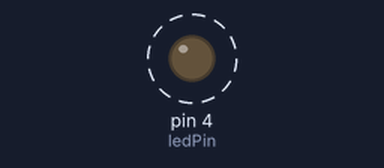
Simulated run of this sketch. Board: Arduino Uno, built with avr-gcc and run on an emulated ATmega328P. On the bench: output pins drawn as LEDs (lit = HIGH). Dashed ring = blinking. What the sketch prints to the serial monitor is not drawn.

Above: at 0.5 s.
Timing chart, 0 to 3.0 s (numbered marks = the images above):
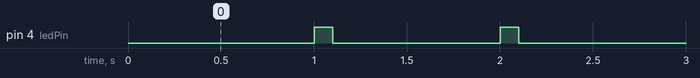

Measured:
- by itself, pin 4 (ledPin): alternates HIGH for 0.10 s and LOW for 0.90 s

The sketch:

sketch_dec10a.ino
```cpp
const int ledPin = 4;  // LED連接到Pin 4
unsigned long previousMillis = 0;
const long interval = 1000;  // 閃爍間隔為1秒
unsigned long totalSeconds = 0;  // 新增累計秒數變數

void setup() {
  pinMode(ledPin, OUTPUT);
  Serial.begin(9600);  // 初始化Serial通訊
}

void loop() {
  unsigned long currentMillis = millis();

  if (currentMillis - previousMillis >= interval) {
    previousMillis = currentMillis;
        totalSeconds++;  // 每次間隔增加一秒
    digitalWrite(ledPin, HIGH);  // LED開啟
    Serial.print(totalSeconds);  // 輸出累計秒數
    Serial.println(" seconds");  // 輸出單位
    delay(100);                  // LED亮100毫秒
    digitalWrite(ledPin, LOW);   // LED關閉
  }
}
```
